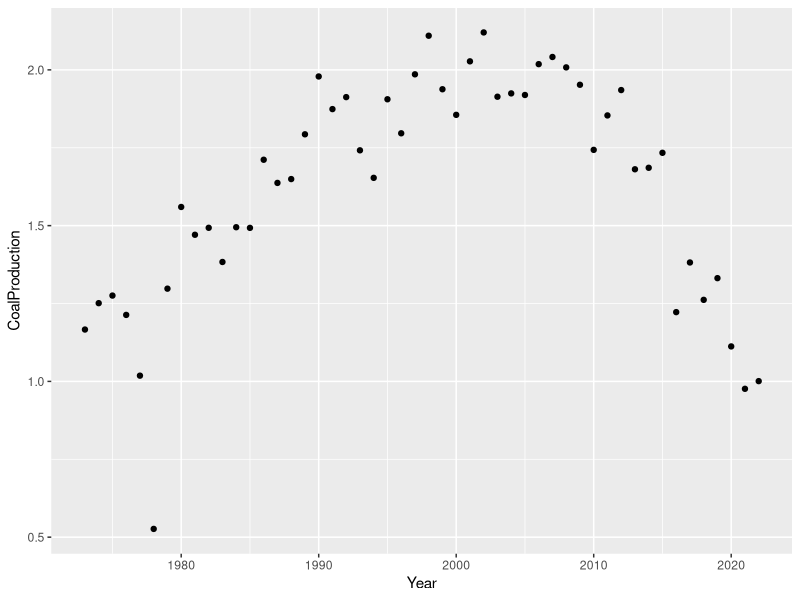

Write the R code that produced this figure.
#Select 500 rows, and try only to work with that
#setwd("C:/Users/Mette/Documents/DataVisualization/Assignment")
library(readxl)
library(readr)
library(data.table)
library(ggplot2)
#Reads the data and removes NA data
data <- read_csv("USEnergy.csv", show_col_types = FALSE, na = "Not Available")
na.omit(data)
summary(data)

#Just a test
#ggplot(data) + geom_line(mapping = aes(x = data[[2]], y = data[[3]]))

#Scatterplot
#ggplot(data, aes(x = data[[2]], y = data[[3]])) + geom_point()

#Select columns from csv
#dataTable <- read.table("USEnergy.csv", header = TRUE, sep = ",", stringsAsFactors = FALSE)
#names(dataTable)
#x1 <- dataTable["CoalProduction"]
#y1 <- dataTable["NaturalGasProduction"]
#plot(x1,y1)
#ggplot(data = data, aes(x=Year, y=WindEnergyProduction)) + geom_col()
#ggplot(data = data, aes(x=CoalProduction)) + geom_histogram()


#-------------Final scatterplot that actually works---------------------
#Scatterplot over coal production
ggplot(data = data, aes(x=Year, y=CoalProduction)) + geom_point()
#Timeseries over coal production -> answer to first question
coalProd <- data[[2]]
timeSeriesCoal <- ts(coalProd, start = c(1973,1))

windEn <- data[[10]]
timeSeriesWind <- ts(windEn, start = c(1973,1))
#bind <- cbind(timeSeriesCoal,timeSeriesWind)
#plot.ts(bind)


